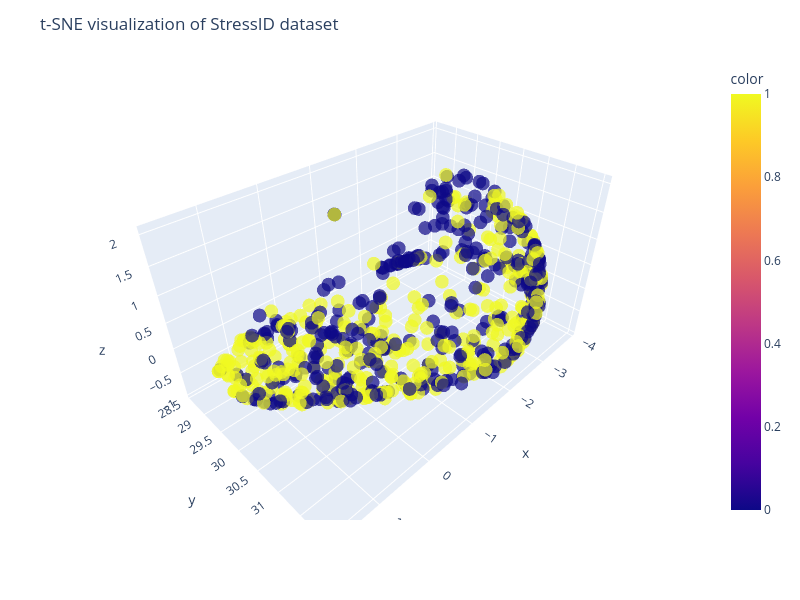

This figure's notebook cell:
### Code cell
# t-SNE in StressID
# Best N-comp=3, Perp=360 np.arange(30, 390, 30)
si_Ncomp = 3
si_Perp = 360

si_tsne = TSNE(n_components=si_Ncomp, perplexity=si_Perp, random_state=RAN_STATE)
si_X_tsne = si_tsne.fit_transform(si_X)
display(si_tsne.kl_divergence_)

fig = px.scatter_3d(x=si_X_tsne[:, 0], y=si_X_tsne[:, 1], z=si_X_tsne[:,2], color=si_bclass_labels, opacity=0.7, width=800, height=600)
fig.update_layout(
    title="t-SNE visualization of StressID dataset",
    xaxis_title="1st t-SNE",
    yaxis_title="2nd t-SNE",
)
fig.show()

### Figure 1 — Plotly figure (JSON) as saved in the notebook; plotly's stock layout.template omitted (floating-point values rounded to 4 significant figures; data arrays with more than 128 entries replaced by an {"elided": "..."} marker saying what was removed)
{"data": [{"hovertemplate": "x=%{x}<br>y=%{y}<br>z=%{z}<br>color=%{marker.color}<extra></extra>", "legendgroup": "", "marker": {"color": {"elided": "699 int values"}, "coloraxis": "coloraxis", "opacity": 0.7, "symbol": "circle"}, "mode": "markers", "name": "", "scene": "scene", "showlegend": false, "type": "scatter3d", "x": {"elided": "699 float values"}, "y": {"elided": "699 float values"}, "z": {"elided": "699 float values"}}], "layout": {"coloraxis": {"colorbar": {"title": {"text": "color"}}, "colorscale": [[0, "#0d0887"], [0.1111, "#46039f"], [0.2222, "#7201a8"], [0.3333, "#9c179e"], [0.4444, "#bd3786"], [0.5556, "#d8576b"], [0.6667, "#ed7953"], [0.7778, "#fb9f3a"], [0.8889, "#fdca26"], [1, "#f0f921"]]}, "height": 600, "legend": {"tracegroupgap": 0}, "margin": {"t": 60}, "scene": {"domain": {"x": [0, 1], "y": [0, 1]}, "xaxis": {"title": {"text": "x"}}, "yaxis": {"title": {"text": "y"}}, "zaxis": {"title": {"text": "z"}}}, "title": {"text": "t-SNE visualization of StressID dataset"}, "width": 800, "xaxis": {"title": {"text": "1st t-SNE"}}, "yaxis": {"title": {"text": "2nd t-SNE"}}}}
